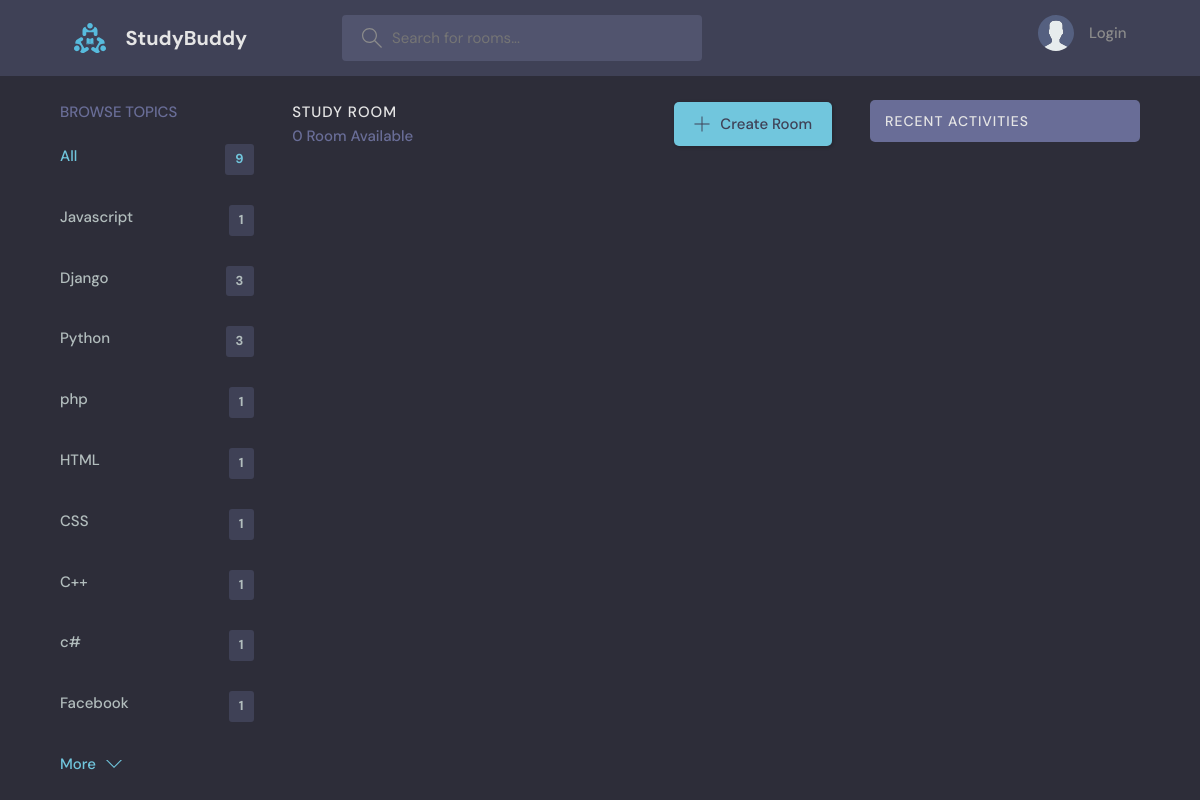
Page /?q=aw on the earlier database version.
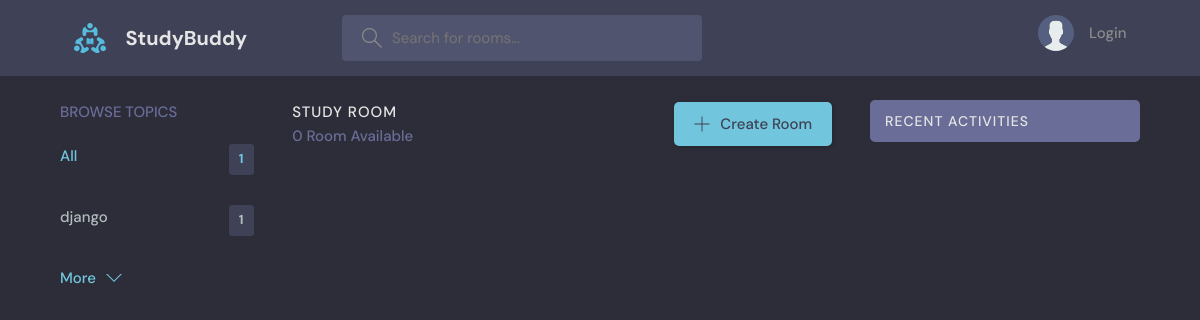
Same page on the later database version.
### base/models.py (models this page shows, shortened)
class Topic(models.Model):
    name = models.CharField(max_length=200)

### base/views.py (the view)
# urls.py: path("", views.home, name="home"),
def home(request):
    q = request.GET.get('q') if request.GET.get("q") != None else ""
    rooms = Room.objects.filter(
        Q(topic__name__icontains=q) |
        Q(name__icontains=q)
        | Q(desctription__icontains=q)
    )
    topics = Topic.objects.all()
    room_count = rooms.count()
    room_messages = Message.objects.filter(Q(room__topic__name__icontains=q))
    context = {"rooms": rooms, 'topics': topics, 'room_count': room_count, 'room_messages': room_messages}
    return render(request, "base/home.html", context)

### base/templates/base/home.html (shortened to what this page needs)
  {% extends 'main.html' %}
  {% block content%}
    <main class="layout layout--3">
      <div class="container">
        {% include "base/topic_component.html"%}
        <div class="roomList">
          <div class="roomList__header">
            <div>
              <h2>Study Room</h2>
              <p>{{room_count}} Room Available</p>
            </div>
            <a class="btn btn--main" href="{% url 'create-room' %}">
              <svg version="1.1" xmlns="http://www.w3.org/2000/svg" width="32" height="32" viewBox="0 0 32 32">
                <title>add</title>
                <path
                  d="M16.943 0.943h-1.885v14.115h-14.115v1.885h14.115v14.115h1.885v-14.115h14.115v-1.885h-14.115v-14.115z"
                ></path>
              </svg>
              Create Room
            </a>
          </div>
        </div>
        {% include  "base/activity.html" %}
      </div>
    </main>
 {% endblock %}

### base/templates/base/topic_component.html
<div class="topics">
    <div class="topics__header">
      <h2>Browse Topics</h2>
    </div>
    <ul class="topics__list">
      <li>
        <a href="{% url 'home' %}" class="active">All <span>{{topics.count}}</span></a>
      </li>
      {% for topic in topics %}
      <li>
        <a href="{% url 'home' %}?q={{topic.name}}">{{topic.name}} <span>{{topic.room_set.all.count}}</span></a>
      </li>
      {%endfor%}
    </ul>
    <a class="btn btn--link" href="{% url 'home' %}">
      More
      <svg version="1.1" xmlns="http://www.w3.org/2000/svg" width="32" height="32" viewBox="0 0 32 32">
        <title>chevron-down</title>
        <path d="M16 21l-13-13h-3l16 16 16-16h-3l-13 13z"></path>
      </svg>
    </a>
  </div>

Differences in the rows shown:
removed Topic: name "Django", room_set.all.count "3"
removed Topic: name "Python", room_set.all.count "3"
removed Topic: name "php", room_set.all.count "1"
removed Topic: name "HTML", room_set.all.count "1"
removed Topic: name "CSS", room_set.all.count "1"
removed Topic: name "C++", room_set.all.count "1"
removed Topic: name "c#", room_set.all.count "1"
removed Topic: name "Facebook", room_set.all.count "1"
changed Topic id 1: name "Javascript" → "django"
Other differences:
{{ topics.count }}: "9" → "1"
